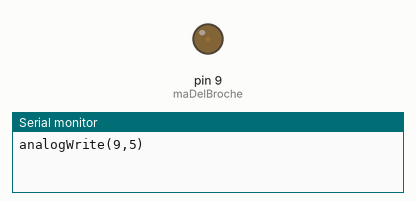
Bench run of a sketch on a simulated Arduino Uno, built with avr-gcc and run on an emulated ATmega328P. Parts: output pins drawn as LEDs (lit = HIGH), the last lines printed to the serial monitor.

Above: at 0.05 s.
At 0.4 s:
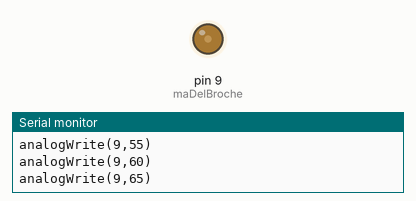
At 0.8 s:
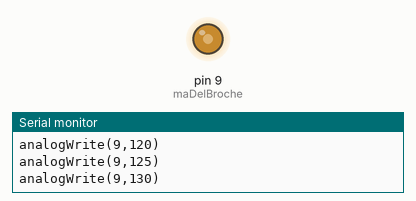
At 1.55 s:
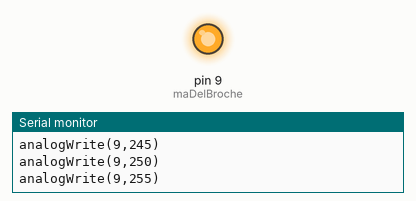
Timing chart, 0 to 3.6 s (numbered marks = the images above):
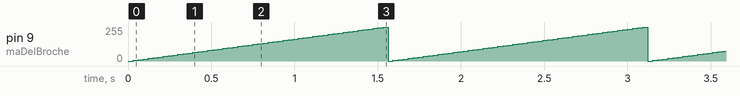

The sketch:

debogage_sortie_analogique.ino
```cpp
int maDelBroche = 9;
int maDelPWM = 0;

unsigned long monChrono;

void setup() {
  Serial.begin(115200);

  pinMode( maDelBroche , OUTPUT);
}

void loop() {
  if ( millis() - monChrono >= 30 ) {
    monChrono = millis();

    maDelPWM = maDelPWM + 5;
    if ( maDelPWM > 255 ) maDelPWM = 0;

    analogWrite( maDelBroche , maDelPWM );

    Serial.print("analogWrite(");
    Serial.print(maDelBroche);
    Serial.print(",");
    Serial.print(maDelPWM);
    Serial.print(")");
    Serial.println();
  }
}
```

Measured:
- by itself, pin 9 (maDelBroche): ramps from 0/255 to 255/255 and jumps back, once every 1.6 s
